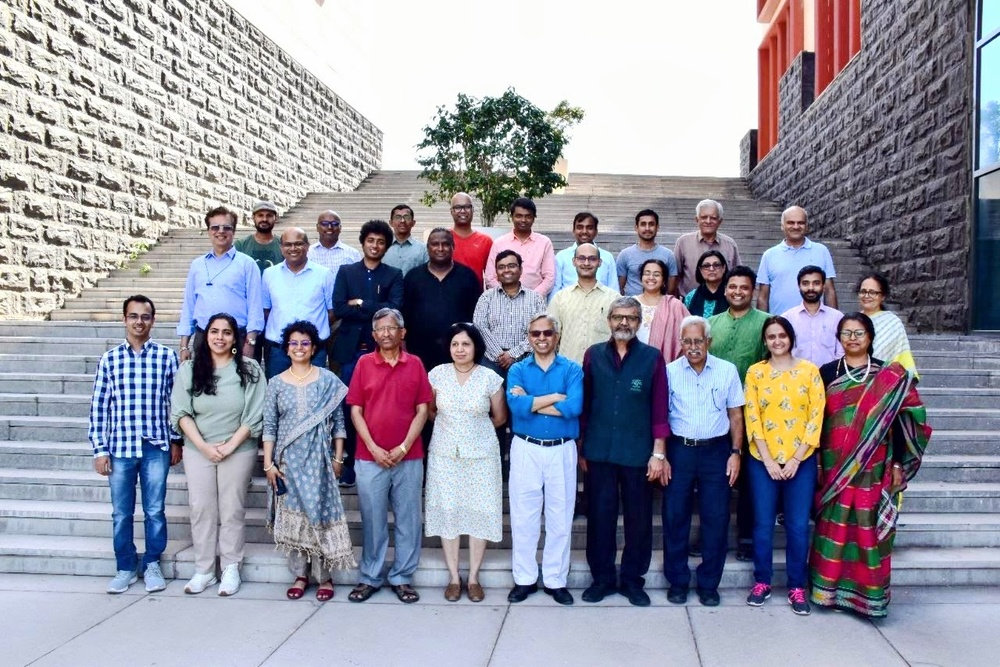
#> input picture Plaksha_Faculty.jpg, 1000 x 667 px, shrunk from 1280 x 854 before the run
$ python distance_classification.py
#> lines starting #> are read from the running program, lines starting #| are printed output that depends on the picture
import numpy as np
import cv2
import matplotlib.pyplot as plt


fimg = cv2.imread('Plaksha_Faculty.jpg')
#> fimg is the input picture: shape (667, 1000, 3); mean B, G, R 162.3, 149, 149.2
simg = cv2.imread('Dr_Shashi_Tharoor.jpg')
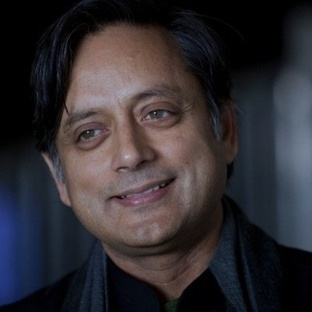
#> input picture Dr_Shashi_Tharoor.jpg, 312 x 312 px, shrunk from 400 x 400 before the run
#> simg is the input picture: shape (312, 312, 3); mean B, G, R 49.8, 45.4, 49.1

plt.figure(figsize=(8, 4))

plt.subplot(1, 2, 1)
plt.imshow(fimg)

plt.subplot(1, 2, 2)
plt.imshow(simg)

plt.show()
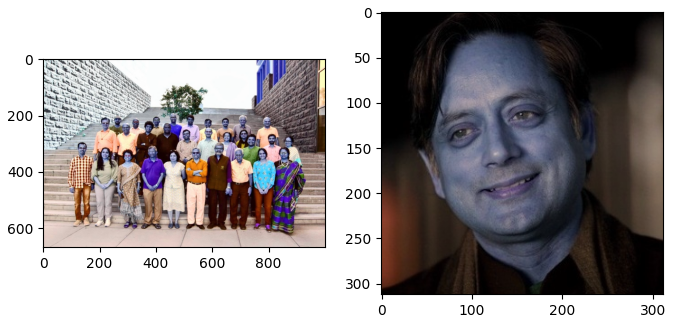
#> figure drawn by matplotlib, 2 panels; B, G, R data is drawn as R, G, B
